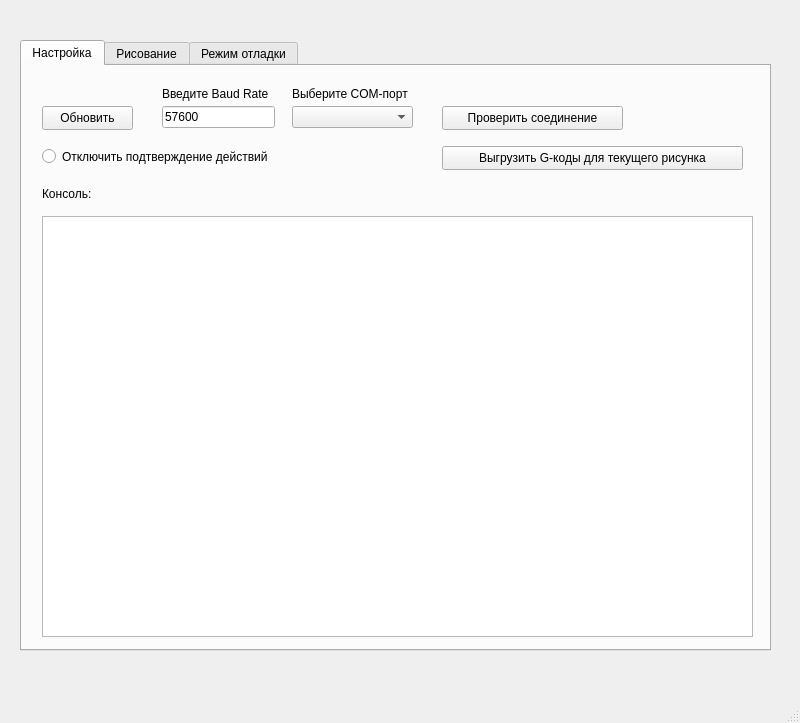
<?xml version="1.0" encoding="UTF-8"?>
<ui version="4.0">
 <class>MainWindow</class>
 <widget class="QMainWindow" name="MainWindow">
  <property name="geometry">
   <rect>
    <x>0</x>
    <y>0</y>
    <width>800</width>
    <height>723</height>
   </rect>
  </property>
  <property name="windowTitle">
   <string>MainWindow</string>
  </property>
  <widget class="QWidget" name="centralwidget">
   <widget class="QTabWidget" name="mainTabs">
    <property name="geometry">
     <rect>
      <x>20</x>
      <y>40</y>
      <width>751</width>
      <height>611</height>
     </rect>
    </property>
    <property name="currentIndex">
     <number>0</number>
    </property>
    <widget class="QWidget" name="tab_2">
     <attribute name="title">
      <string>Настройка</string>
     </attribute>
     <widget class="QComboBox" name="portsComboBox">
      <property name="geometry">
       <rect>
        <x>270</x>
        <y>40</y>
        <width>121</width>
        <height>22</height>
       </rect>
      </property>
     </widget>
     <widget class="QLabel" name="baudRateLabel">
      <property name="geometry">
       <rect>
        <x>140</x>
        <y>20</y>
        <width>111</width>
        <height>16</height>
       </rect>
      </property>
      <property name="text">
       <string>Введите Baud Rate </string>
      </property>
     </widget>
     <widget class="QLabel" name="portsLabel">
      <property name="geometry">
       <rect>
        <x>270</x>
        <y>20</y>
        <width>121</width>
        <height>16</height>
       </rect>
      </property>
      <property name="text">
       <string>Выберите COM-порт</string>
      </property>
     </widget>
     <widget class="QLineEdit" name="baudRateLineEdit">
      <property name="geometry">
       <rect>
        <x>140</x>
        <y>40</y>
        <width>113</width>
        <height>22</height>
       </rect>
      </property>
      <property name="text">
       <string>57600</string>
      </property>
     </widget>
     <widget class="QPlainTextEdit" name="consoleEdit">
      <property name="geometry">
       <rect>
        <x>20</x>
        <y>150</y>
        <width>711</width>
        <height>421</height>
       </rect>
      </property>
      <property name="readOnly">
       <bool>true</bool>
      </property>
      <property name="textInteractionFlags">
       <set>Qt::TextSelectableByKeyboard|Qt::TextSelectableByMouse</set>
      </property>
     </widget>
     <widget class="QLabel" name="consoleLabel">
      <property name="geometry">
       <rect>
        <x>20</x>
        <y>120</y>
        <width>111</width>
        <height>16</height>
       </rect>
      </property>
      <property name="text">
       <string>Консоль:</string>
      </property>
     </widget>
     <widget class="QPushButton" name="btn_refresh">
      <property name="geometry">
       <rect>
        <x>20</x>
        <y>40</y>
        <width>91</width>
        <height>24</height>
       </rect>
      </property>
      <property name="text">
       <string>Обновить</string>
      </property>
     </widget>
     <widget class="QRadioButton" name="btn_radio_no_confirm">
      <property name="geometry">
       <rect>
        <x>20</x>
        <y>80</y>
        <width>291</width>
        <height>21</height>
       </rect>
      </property>
      <property name="text">
       <string>Отключить подтверждение действий</string>
      </property>
     </widget>
     <widget class="QPushButton" name="btn_dump_codes">
      <property name="geometry">
       <rect>
        <x>420</x>
        <y>80</y>
        <width>301</width>
        <height>24</height>
       </rect>
      </property>
      <property name="text">
       <string>Выгрузить G-коды для текущего рисунка</string>
      </property>
     </widget>
     <widget class="QPushButton" name="btn_chk_connect">
      <property name="geometry">
       <rect>
        <x>420</x>
        <y>40</y>
        <width>181</width>
        <height>24</height>
       </rect>
      </property>
      <property name="text">
       <string>Проверить соединение</string>
      </property>
     </widget>
    </widget>
    <widget class="QWidget" name="tab">
     <attribute name="title">
      <string>Рисование</string>
     </attribute>
     <widget class="QGraphicsView" name="paint_view">
      <property name="geometry">
       <rect>
        <x>400</x>
        <y>40</y>
        <width>330</width>
        <height>228</height>
       </rect>
      </property>
      <property name="minimumSize">
       <size>
        <width>330</width>
        <height>228</height>
       </size>
      </property>
      <property name="maximumSize">
       <size>
        <width>330</width>
        <height>228</height>
       </size>
      </property>
      <property name="verticalScrollBarPolicy">
       <enum>Qt::ScrollBarAlwaysOff</enum>
      </property>
      <property name="horizontalScrollBarPolicy">
       <enum>Qt::ScrollBarAlwaysOff</enum>
      </property>
     </widget>
     <widget class="QLabel" name="label_6">
      <property name="geometry">
       <rect>
        <x>400</x>
        <y>10</y>
        <width>331</width>
        <height>21</height>
       </rect>
      </property>
      <property name="text">
       <string>Картинка (можно тыкать):</string>
      </property>
     </widget>
     <widget class="QLabel" name="label_7">
      <property name="geometry">
       <rect>
        <x>20</x>
        <y>10</y>
        <width>331</width>
        <height>16</height>
       </rect>
      </property>
      <property name="text">
       <string>Используйте рисование/перемещение через виджет:</string>
      </property>
     </widget>
     <widget class="QPushButton" name="btn_paint_vertical">
      <property name="geometry">
       <rect>
        <x>20</x>
        <y>40</y>
        <width>331</width>
        <height>23</height>
       </rect>
      </property>
      <property name="text">
       <string>[ | ] Вертикальное перемещение</string>
      </property>
     </widget>
     <widget class="QPushButton" name="btn_paint_horizontal">
      <property name="geometry">
       <rect>
        <x>20</x>
        <y>70</y>
        <width>331</width>
        <height>23</height>
       </rect>
      </property>
      <property name="text">
       <string>[ - ] Горизонтально перемещение</string>
      </property>
     </widget>
     <widget class="QPushButton" name="btn_paint_sloped">
      <property name="geometry">
       <rect>
        <x>20</x>
        <y>100</y>
        <width>331</width>
        <height>23</height>
       </rect>
      </property>
      <property name="text">
       <string>[ \ ] Произвольное перемещение</string>
      </property>
     </widget>
     <widget class="QLabel" name="mode_paint_label">
      <property name="geometry">
       <rect>
        <x>400</x>
        <y>280</y>
        <width>331</width>
        <height>21</height>
       </rect>
      </property>
      <property name="text">
       <string>current_mode</string>
      </property>
     </widget>
     <widget class="QLabel" name="label_10">
      <property name="geometry">
       <rect>
        <x>20</x>
        <y>250</y>
        <width>231</width>
        <height>21</height>
       </rect>
      </property>
      <property name="text">
       <string>Радиус окружности (для дуг):</string>
      </property>
     </widget>
     <widget class="QSpinBox" name="spinbox_paint_radius">
      <property name="geometry">
       <rect>
        <x>260</x>
        <y>250</y>
        <width>91</width>
        <height>21</height>
       </rect>
      </property>
      <property name="minimum">
       <number>-500</number>
      </property>
      <property name="maximum">
       <number>500</number>
      </property>
      <property name="singleStep">
       <number>10</number>
      </property>
     </widget>
     <widget class="QRadioButton" name="btn_radio_paint_ccw">
      <property name="geometry">
       <rect>
        <x>20</x>
        <y>280</y>
        <width>331</width>
        <height>21</height>
       </rect>
      </property>
      <property name="text">
       <string>Дуга против часовой стрелки</string>
      </property>
      <property name="autoExclusive">
       <bool>false</bool>
      </property>
     </widget>
     <widget class="QPushButton" name="btn_paint_hatch">
      <property name="geometry">
       <rect>
        <x>20</x>
        <y>130</y>
        <width>331</width>
        <height>23</height>
       </rect>
      </property>
      <property name="text">
       <string>[ /// ] Заштриховать область</string>
      </property>
     </widget>
     <widget class="QRadioButton" name="btn_radio_paint">
      <property name="geometry">
       <rect>
        <x>20</x>
        <y>190</y>
        <width>121</width>
        <height>21</height>
       </rect>
      </property>
      <property name="text">
       <string>Рисование</string>
      </property>
      <property name="autoExclusive">
       <bool>false</bool>
      </property>
     </widget>
     <widget class="QLabel" name="label_11">
      <property name="geometry">
       <rect>
        <x>20</x>
        <y>220</y>
        <width>331</width>
        <height>16</height>
       </rect>
      </property>
      <property name="text">
       <string>Специальные настройки для рисования дуг:</string>
      </property>
     </widget>
     <widget class="QPushButton" name="btn_paint_arc">
      <property name="geometry">
       <rect>
        <x>20</x>
        <y>160</y>
        <width>331</width>
        <height>23</height>
       </rect>
      </property>
      <property name="text">
       <string>[ ( ] Перемещение по дуге</string>
      </property>
     </widget>
     <widget class="QPushButton" name="btn_select_file">
      <property name="geometry">
       <rect>
        <x>20</x>
        <y>520</y>
        <width>111</width>
        <height>23</height>
       </rect>
      </property>
      <property name="text">
       <string>Выбрать файл</string>
      </property>
     </widget>
     <widget class="QLabel" name="label_filename">
      <property name="geometry">
       <rect>
        <x>150</x>
        <y>520</y>
        <width>581</width>
        <height>21</height>
       </rect>
      </property>
      <property name="text">
       <string>Путь к файлу: файл не выбран.</string>
      </property>
     </widget>
     <widget class="QLabel" name="label_16">
      <property name="geometry">
       <rect>
        <x>20</x>
        <y>490</y>
        <width>711</width>
        <height>16</height>
       </rect>
      </property>
      <property name="text">
       <string>Или вместо всего этого просто прочитать G-коды из файла (они не отрисуются, но отправятся):</string>
      </property>
     </widget>
     <widget class="QPushButton" name="btn_send_file">
      <property name="geometry">
       <rect>
        <x>20</x>
        <y>550</y>
        <width>111</width>
        <height>21</height>
       </rect>
      </property>
      <property name="text">
       <string>Отправить</string>
      </property>
     </widget>
     <widget class="QPushButton" name="btn_paint_calibrate">
      <property name="geometry">
       <rect>
        <x>400</x>
        <y>310</y>
        <width>161</width>
        <height>23</height>
       </rect>
      </property>
      <property name="text">
       <string>Калибровка (на 0,0)</string>
      </property>
     </widget>
     <widget class="QPushButton" name="btn_paint_clear_img">
      <property name="geometry">
       <rect>
        <x>570</x>
        <y>310</y>
        <width>161</width>
        <height>23</height>
       </rect>
      </property>
      <property name="text">
       <string>Очистить картинку</string>
      </property>
     </widget>
     <widget class="QRadioButton" name="btn_radio_snapping">
      <property name="geometry">
       <rect>
        <x>160</x>
        <y>190</y>
        <width>191</width>
        <height>21</height>
       </rect>
      </property>
      <property name="text">
       <string>Привязка</string>
      </property>
      <property name="autoExclusive">
       <bool>false</bool>
      </property>
     </widget>
     <widget class="QPushButton" name="btn_paint_add_anchor_point">
      <property name="geometry">
       <rect>
        <x>400</x>
        <y>350</y>
        <width>331</width>
        <height>23</height>
       </rect>
      </property>
      <property name="text">
       <string>Поставить якорную точку на текущей позиции</string>
      </property>
     </widget>
     <widget class="QLabel" name="label_12">
      <property name="geometry">
       <rect>
        <x>20</x>
        <y>310</y>
        <width>331</width>
        <height>16</height>
       </rect>
      </property>
      <property name="text">
       <string>Специальные настройки для штриховки:</string>
      </property>
     </widget>
     <widget class="QSpinBox" name="spinbox_paint_hatch_angle">
      <property name="geometry">
       <rect>
        <x>20</x>
        <y>370</y>
        <width>131</width>
        <height>21</height>
       </rect>
      </property>
      <property name="maximum">
       <number>90</number>
      </property>
      <property name="singleStep">
       <number>5</number>
      </property>
      <property name="value">
       <number>45</number>
      </property>
     </widget>
     <widget class="QSpinBox" name="spinbox_paint_hatch_distance">
      <property name="geometry">
       <rect>
        <x>190</x>
        <y>370</y>
        <width>161</width>
        <height>21</height>
       </rect>
      </property>
      <property name="minimum">
       <number>-500</number>
      </property>
      <property name="maximum">
       <number>500</number>
      </property>
      <property name="singleStep">
       <number>5</number>
      </property>
      <property name="value">
       <number>10</number>
      </property>
     </widget>
     <widget class="QLabel" name="label_13">
      <property name="geometry">
       <rect>
        <x>20</x>
        <y>340</y>
        <width>161</width>
        <height>16</height>
       </rect>
      </property>
      <property name="text">
       <string>Угол штриховки:</string>
      </property>
     </widget>
     <widget class="QLabel" name="label_17">
      <property name="geometry">
       <rect>
        <x>190</x>
        <y>340</y>
        <width>161</width>
        <height>20</height>
       </rect>
      </property>
      <property name="text">
       <string>Расстояние между линиями:</string>
      </property>
     </widget>
    </widget>
    <widget class="QWidget" name="tab_3">
     <attribute name="title">
      <string>Режим отладки</string>
     </attribute>
     <widget class="QLabel" name="label_14">
      <property name="geometry">
       <rect>
        <x>20</x>
        <y>10</y>
        <width>331</width>
        <height>16</height>
       </rect>
      </property>
      <property name="text">
       <string>Введите G-код:</string>
      </property>
     </widget>
     <widget class="QLineEdit" name="lineEdit_pro_gcode">
      <property name="geometry">
       <rect>
        <x>20</x>
        <y>40</y>
        <width>561</width>
        <height>20</height>
       </rect>
      </property>
     </widget>
     <widget class="QPushButton" name="btn_pro_gcode_send">
      <property name="geometry">
       <rect>
        <x>600</x>
        <y>40</y>
        <width>75</width>
        <height>23</height>
       </rect>
      </property>
      <property name="text">
       <string>Отправить</string>
      </property>
     </widget>
     <widget class="QLabel" name="label_15">
      <property name="geometry">
       <rect>
        <x>20</x>
        <y>80</y>
        <width>331</width>
        <height>16</height>
       </rect>
      </property>
      <property name="text">
       <string>Введите HEX отправляемого пакета на ЧПУ:</string>
      </property>
     </widget>
     <widget class="QLineEdit" name="lineEdit_pro_hex">
      <property name="geometry">
       <rect>
        <x>20</x>
        <y>110</y>
        <width>561</width>
        <height>20</height>
       </rect>
      </property>
     </widget>
     <widget class="QCheckBox" name="check_auto_crc">
      <property name="geometry">
       <rect>
        <x>20</x>
        <y>140</y>
        <width>261</width>
        <height>20</height>
       </rect>
      </property>
      <property name="text">
       <string>Автоматически вычислять CRC</string>
      </property>
     </widget>
     <widget class="QPushButton" name="btn_pro_hex_send">
      <property name="geometry">
       <rect>
        <x>600</x>
        <y>110</y>
        <width>75</width>
        <height>23</height>
       </rect>
      </property>
      <property name="text">
       <string>Отправить</string>
      </property>
     </widget>
    </widget>
   </widget>
  </widget>
  <widget class="QStatusBar" name="statusbar"/>
 </widget>
 <resources/>
 <connections/>
</ui>
